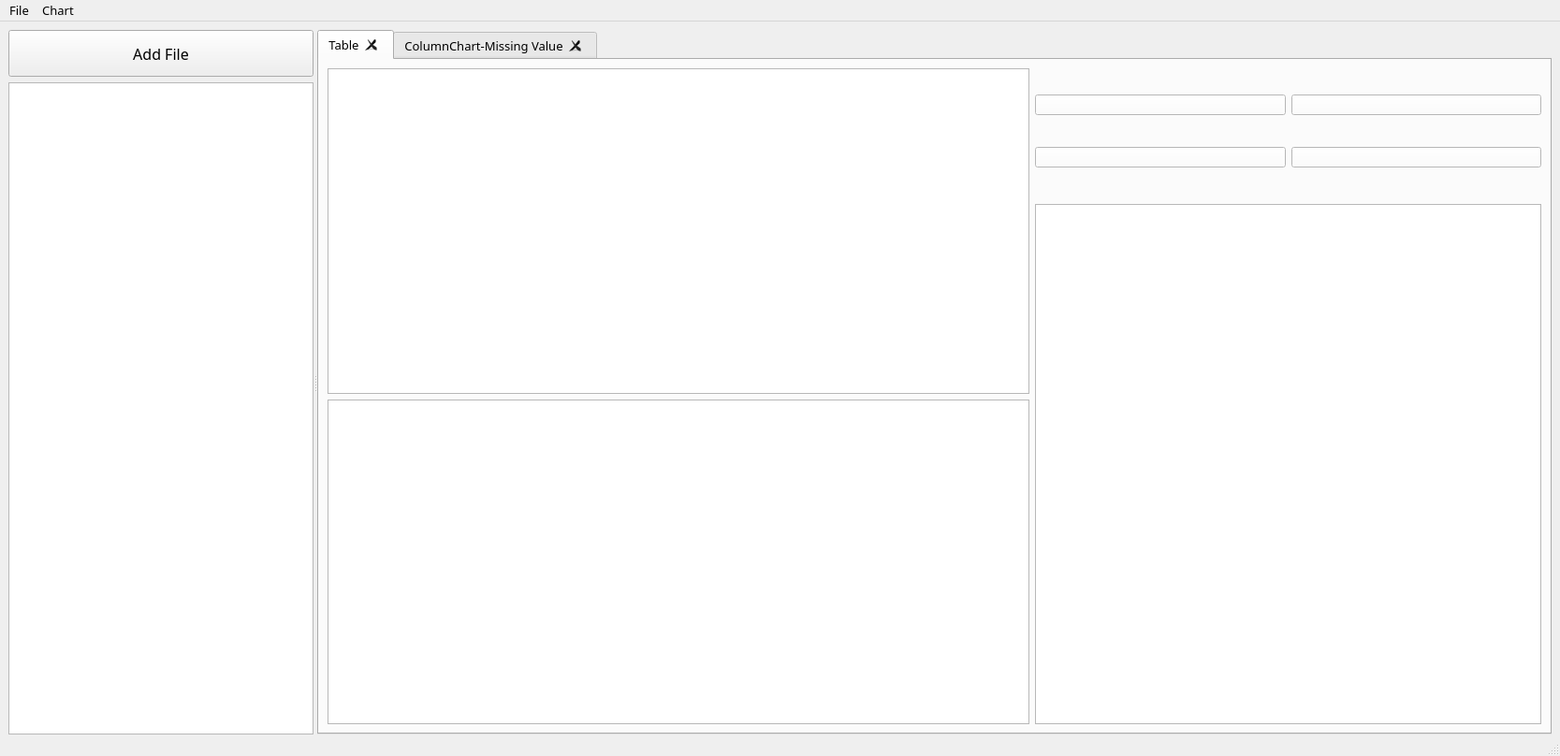
<?xml version="1.0" encoding="UTF-8"?>
<ui version="4.0">
 <class>MainWindow</class>
 <widget class="QMainWindow" name="MainWindow">
  <property name="geometry">
   <rect>
    <x>0</x>
    <y>0</y>
    <width>1667</width>
    <height>808</height>
   </rect>
  </property>
  <property name="maximumSize">
   <size>
    <width>100000</width>
    <height>100000</height>
   </size>
  </property>
  <property name="font">
   <font>
    <family>맑은 고딕</family>
    <pointsize>10</pointsize>
    <weight>50</weight>
    <italic>false</italic>
    <bold>false</bold>
   </font>
  </property>
  <property name="windowTitle">
   <string>MainWindow</string>
  </property>
  <property name="styleSheet">
   <string notr="true"/>
  </property>
  <property name="tabShape">
   <enum>QTabWidget::Triangular</enum>
  </property>
  <property name="unifiedTitleAndToolBarOnMac">
   <bool>false</bool>
  </property>
  <widget class="QWidget" name="widget">
   <property name="styleSheet">
    <string notr="true"/>
   </property>
   <layout class="QGridLayout" name="gridLayout">
    <property name="bottomMargin">
     <number>0</number>
    </property>
    <item row="0" column="0">
     <widget class="QSplitter" name="splitter">
      <property name="contextMenuPolicy">
       <enum>Qt::DefaultContextMenu</enum>
      </property>
      <property name="orientation">
       <enum>Qt::Horizontal</enum>
      </property>
      <widget class="QWidget" name="layoutWidget">
       <property name="contextMenuPolicy">
        <enum>Qt::DefaultContextMenu</enum>
       </property>
       <layout class="QVBoxLayout" name="leftLayout">
        <property name="sizeConstraint">
         <enum>QLayout::SetDefaultConstraint</enum>
        </property>
        <item>
         <widget class="QPushButton" name="insertButton">
          <property name="minimumSize">
           <size>
            <width>0</width>
            <height>50</height>
           </size>
          </property>
          <property name="maximumSize">
           <size>
            <width>16777215</width>
            <height>16777215</height>
           </size>
          </property>
          <property name="font">
           <font>
            <family>맑은 고딕</family>
            <pointsize>12</pointsize>
            <weight>50</weight>
            <italic>false</italic>
            <bold>false</bold>
           </font>
          </property>
          <property name="contextMenuPolicy">
           <enum>Qt::DefaultContextMenu</enum>
          </property>
          <property name="styleSheet">
           <string notr="true">font: 12pt</string>
          </property>
          <property name="text">
           <string>Add File</string>
          </property>
          <property name="autoDefault">
           <bool>false</bool>
          </property>
          <property name="default">
           <bool>false</bool>
          </property>
          <property name="flat">
           <bool>false</bool>
          </property>
         </widget>
        </item>
        <item>
         <widget class="QListWidget" name="FileList">
          <property name="maximumSize">
           <size>
            <width>16777215</width>
            <height>16777215</height>
           </size>
          </property>
          <property name="font">
           <font>
            <family>맑은 고딕</family>
            <pointsize>10</pointsize>
            <weight>50</weight>
            <italic>false</italic>
            <bold>false</bold>
           </font>
          </property>
          <property name="contextMenuPolicy">
           <enum>Qt::DefaultContextMenu</enum>
          </property>
          <property name="dragDropMode">
           <enum>QAbstractItemView::InternalMove</enum>
          </property>
         </widget>
        </item>
       </layout>
      </widget>
      <widget class="QTabWidget" name="tabWidget">
       <property name="minimumSize">
        <size>
         <width>0</width>
         <height>0</height>
        </size>
       </property>
       <property name="font">
        <font>
         <family>Yu Gothic Medium</family>
         <pointsize>10</pointsize>
         <weight>50</weight>
         <italic>false</italic>
         <bold>false</bold>
        </font>
       </property>
       <property name="contextMenuPolicy">
        <enum>Qt::CustomContextMenu</enum>
       </property>
       <property name="styleSheet">
        <string notr="true"/>
       </property>
       <property name="tabShape">
        <enum>QTabWidget::Rounded</enum>
       </property>
       <property name="currentIndex">
        <number>0</number>
       </property>
       <property name="iconSize">
        <size>
         <width>50</width>
         <height>50</height>
        </size>
       </property>
       <property name="elideMode">
        <enum>Qt::ElideNone</enum>
       </property>
       <property name="tabsClosable">
        <bool>true</bool>
       </property>
       <property name="movable">
        <bool>true</bool>
       </property>
       <widget class="QWidget" name="tab_1">
        <property name="styleSheet">
         <string notr="true"/>
        </property>
        <attribute name="title">
         <string>Table</string>
        </attribute>
        <layout class="QGridLayout" name="gridLayout_2">
         <item row="0" column="2" rowspan="2">
          <layout class="QVBoxLayout" name="fstRightLayout">
           <property name="spacing">
            <number>9</number>
           </property>
           <item>
            <widget class="QWidget" name="chartBtnWidget" native="true">
             <property name="minimumSize">
              <size>
               <width>0</width>
               <height>136</height>
              </size>
             </property>
             <property name="contextMenuPolicy">
              <enum>Qt::DefaultContextMenu</enum>
             </property>
             <layout class="QGridLayout" name="gridLayout_3">
              <property name="leftMargin">
               <number>0</number>
              </property>
              <property name="topMargin">
               <number>0</number>
              </property>
              <property name="rightMargin">
               <number>0</number>
              </property>
              <property name="bottomMargin">
               <number>0</number>
              </property>
              <item row="1" column="0">
               <widget class="QPushButton" name="pieChartBtn">
                <property name="contextMenuPolicy">
                 <enum>Qt::DefaultContextMenu</enum>
                </property>
                <property name="styleSheet">
                 <string notr="true">background-color: rgb(255, 255, 255);</string>
                </property>
                <property name="text">
                 <string/>
                </property>
                <property name="icon">
                 <iconset>
                  <normaloff>img/파이.png</normaloff>img/파이.png</iconset>
                </property>
                <property name="iconSize">
                 <size>
                  <width>50</width>
                  <height>115</height>
                 </size>
                </property>
                <property name="checkable">
                 <bool>true</bool>
                </property>
               </widget>
              </item>
              <item row="0" column="0">
               <widget class="QPushButton" name="barGraphBtn">
                <property name="contextMenuPolicy">
                 <enum>Qt::DefaultContextMenu</enum>
                </property>
                <property name="styleSheet">
                 <string notr="true">background-color: rgb(255, 255, 255);</string>
                </property>
                <property name="text">
                 <string/>
                </property>
                <property name="icon">
                 <iconset>
                  <normaloff>img/막대2.png</normaloff>img/막대2.png</iconset>
                </property>
                <property name="iconSize">
                 <size>
                  <width>50</width>
                  <height>115</height>
                 </size>
                </property>
                <property name="checkable">
                 <bool>true</bool>
                </property>
               </widget>
              </item>
              <item row="1" column="1">
               <widget class="QPushButton" name="scatterChartBtn">
                <property name="contextMenuPolicy">
                 <enum>Qt::DefaultContextMenu</enum>
                </property>
                <property name="styleSheet">
                 <string notr="true">background-color: rgb(255, 255, 255);</string>
                </property>
                <property name="text">
                 <string/>
                </property>
                <property name="icon">
                 <iconset>
                  <normaloff>img/산포도.png</normaloff>img/산포도.png</iconset>
                </property>
                <property name="iconSize">
                 <size>
                  <width>50</width>
                  <height>115</height>
                 </size>
                </property>
                <property name="checkable">
                 <bool>true</bool>
                </property>
               </widget>
              </item>
              <item row="0" column="1">
               <widget class="QPushButton" name="lineGraphBtn">
                <property name="contextMenuPolicy">
                 <enum>Qt::DefaultContextMenu</enum>
                </property>
                <property name="styleSheet">
                 <string notr="true">background-color: rgb(255, 255, 255);</string>
                </property>
                <property name="text">
                 <string/>
                </property>
                <property name="icon">
                 <iconset>
                  <normaloff>img/꺽은선.png</normaloff>img/꺽은선.png</iconset>
                </property>
                <property name="iconSize">
                 <size>
                  <width>50</width>
                  <height>115</height>
                 </size>
                </property>
                <property name="checkable">
                 <bool>true</bool>
                </property>
               </widget>
              </item>
             </layout>
            </widget>
           </item>
           <item>
            <widget class="QListWidget" name="cellList">
             <property name="minimumSize">
              <size>
               <width>0</width>
               <height>515</height>
              </size>
             </property>
             <property name="maximumSize">
              <size>
               <width>16777215</width>
               <height>16777215</height>
              </size>
             </property>
             <property name="font">
              <font>
               <family>맑은 고딕</family>
               <pointsize>10</pointsize>
               <weight>50</weight>
               <italic>false</italic>
               <bold>false</bold>
              </font>
             </property>
             <property name="contextMenuPolicy">
              <enum>Qt::DefaultContextMenu</enum>
             </property>
             <property name="styleSheet">
              <string notr="true"/>
             </property>
             <property name="lineWidth">
              <number>1</number>
             </property>
             <property name="dragDropMode">
              <enum>QAbstractItemView::DragDrop</enum>
             </property>
             <property name="defaultDropAction">
              <enum>Qt::MoveAction</enum>
             </property>
            </widget>
           </item>
          </layout>
         </item>
         <item row="1" column="0">
          <widget class="QTableWidget" name="tableWidget">
           <property name="minimumSize">
            <size>
             <width>750</width>
             <height>0</height>
            </size>
           </property>
           <property name="font">
            <font>
             <family>맑은 고딕</family>
             <pointsize>11</pointsize>
             <weight>50</weight>
             <italic>false</italic>
             <bold>false</bold>
            </font>
           </property>
           <property name="contextMenuPolicy">
            <enum>Qt::DefaultContextMenu</enum>
           </property>
           <property name="styleSheet">
            <string notr="true"/>
           </property>
          </widget>
         </item>
         <item row="0" column="0">
          <layout class="QHBoxLayout" name="frstMidTopLayout">
           <item>
            <layout class="QVBoxLayout" name="graphLayout"/>
           </item>
           <item>
            <widget class="QListWidget" name="colInfoListWidget">
             <property name="font">
              <font>
               <family>맑은 고딕</family>
               <pointsize>10</pointsize>
               <weight>50</weight>
               <italic>false</italic>
               <bold>false</bold>
              </font>
             </property>
             <property name="contextMenuPolicy">
              <enum>Qt::DefaultContextMenu</enum>
             </property>
             <property name="styleSheet">
              <string notr="true"/>
             </property>
             <property name="editTriggers">
              <set>QAbstractItemView::NoEditTriggers</set>
             </property>
             <property name="selectionMode">
              <enum>QAbstractItemView::NoSelection</enum>
             </property>
            </widget>
           </item>
          </layout>
         </item>
        </layout>
       </widget>
       <widget class="QWidget" name="tab_2">
        <property name="font">
         <font>
          <family>Yu Gothic Medium</family>
          <pointsize>10</pointsize>
          <weight>50</weight>
          <italic>false</italic>
          <bold>false</bold>
         </font>
        </property>
        <attribute name="title">
         <string>ColumnChart-Missing Value</string>
        </attribute>
        <layout class="QGridLayout" name="gridLayout_4">
         <item row="0" column="1">
          <layout class="QVBoxLayout" name="secRightLayout">
           <property name="spacing">
            <number>24</number>
           </property>
           <property name="topMargin">
            <number>12</number>
           </property>
           <item>
            <widget class="QComboBox" name="secChartCombo">
             <property name="font">
              <font>
               <family>맑은 고딕</family>
               <pointsize>10</pointsize>
               <weight>50</weight>
               <italic>false</italic>
               <bold>false</bold>
              </font>
             </property>
             <property name="styleSheet">
              <string notr="true"/>
             </property>
             <item>
              <property name="text">
               <string>Column</string>
              </property>
             </item>
             <item>
              <property name="text">
               <string>Column + Missing value</string>
              </property>
             </item>
             <item>
              <property name="text">
               <string>Missing value</string>
              </property>
             </item>
            </widget>
           </item>
           <item>
            <widget class="QComboBox" name="secSortCombo">
             <property name="font">
              <font>
               <family>맑은 고딕</family>
               <pointsize>10</pointsize>
              </font>
             </property>
             <property name="styleSheet">
              <string notr="true"/>
             </property>
             <item>
              <property name="text">
               <string>Missing value - Ascending</string>
              </property>
             </item>
             <item>
              <property name="text">
               <string>Missing value - Descending</string>
              </property>
             </item>
            </widget>
           </item>
           <item>
            <layout class="QHBoxLayout" name="secColListLayout">
             <property name="spacing">
              <number>5</number>
             </property>
             <item>
              <layout class="QVBoxLayout" name="secColListLeftLayout">
               <property name="spacing">
                <number>20</number>
               </property>
               <item>
                <widget class="QPushButton" name="notshowBtn">
                 <property name="maximumSize">
                  <size>
                   <width>16777215</width>
                   <height>16777215</height>
                  </size>
                 </property>
                 <property name="font">
                  <font>
                   <family>맑은 고딕</family>
                   <pointsize>10</pointsize>
                   <weight>50</weight>
                   <italic>false</italic>
                   <bold>false</bold>
                  </font>
                 </property>
                 <property name="layoutDirection">
                  <enum>Qt::LeftToRight</enum>
                 </property>
                 <property name="autoFillBackground">
                  <bool>false</bool>
                 </property>
                 <property name="styleSheet">
                  <string notr="true"/>
                 </property>
                 <property name="text">
                  <string>show nothing</string>
                 </property>
                 <property name="flat">
                  <bool>false</bool>
                 </property>
                </widget>
               </item>
               <item>
                <layout class="QVBoxLayout" name="secColListLeft">
                 <property name="spacing">
                  <number>0</number>
                 </property>
                 <item>
                  <widget class="QTextEdit" name="secColListLeftTitle">
                   <property name="maximumSize">
                    <size>
                     <width>16777215</width>
                     <height>31</height>
                    </size>
                   </property>
                   <property name="layoutDirection">
                    <enum>Qt::LeftToRight</enum>
                   </property>
                   <property name="styleSheet">
                    <string notr="true"/>
                   </property>
                   <property name="verticalScrollBarPolicy">
                    <enum>Qt::ScrollBarAlwaysOff</enum>
                   </property>
                   <property name="horizontalScrollBarPolicy">
                    <enum>Qt::ScrollBarAlwaysOff</enum>
                   </property>
                   <property name="readOnly">
                    <bool>true</bool>
                   </property>
                   <property name="html">
                    <string>&lt;!DOCTYPE HTML PUBLIC &quot;-//W3C//DTD HTML 4.0//EN&quot; &quot;http://www.w3.org/TR/REC-html40/strict.dtd&quot;&gt;
&lt;html&gt;&lt;head&gt;&lt;meta name=&quot;qrichtext&quot; content=&quot;1&quot; /&gt;&lt;style type=&quot;text/css&quot;&gt;
p, li { white-space: pre-wrap; }
&lt;/style&gt;&lt;/head&gt;&lt;body style=&quot; font-family:'Gulim'; font-size:9pt; font-weight:400; font-style:normal;&quot;&gt;
&lt;p style=&quot; margin-top:0px; margin-bottom:0px; margin-left:0px; margin-right:0px; -qt-block-indent:0; text-indent:0px;&quot;&gt;&lt;span style=&quot; font-family:'Yu Gothic UI Semibold'; font-size:11pt;&quot;&gt;showing column&lt;/span&gt;&lt;/p&gt;&lt;/body&gt;&lt;/html&gt;</string>
                   </property>
                  </widget>
                 </item>
                 <item>
                  <widget class="QListWidget" name="showingColList"/>
                 </item>
                </layout>
               </item>
              </layout>
             </item>
             <item>
              <layout class="QVBoxLayout" name="secColListRightLayout">
               <property name="spacing">
                <number>20</number>
               </property>
               <item>
                <widget class="QPushButton" name="showBtn">
                 <property name="font">
                  <font>
                   <family>맑은 고딕</family>
                   <pointsize>10</pointsize>
                  </font>
                 </property>
                 <property name="styleSheet">
                  <string notr="true"/>
                 </property>
                 <property name="text">
                  <string>show everything</string>
                 </property>
                </widget>
               </item>
               <item>
                <layout class="QVBoxLayout" name="secColListRight">
                 <property name="spacing">
                  <number>0</number>
                 </property>
                 <item>
                  <widget class="QTextEdit" name="secColListRightTitle">
                   <property name="maximumSize">
                    <size>
                     <width>16777215</width>
                     <height>31</height>
                    </size>
                   </property>
                   <property name="styleSheet">
                    <string notr="true"/>
                   </property>
                   <property name="verticalScrollBarPolicy">
                    <enum>Qt::ScrollBarAlwaysOff</enum>
                   </property>
                   <property name="horizontalScrollBarPolicy">
                    <enum>Qt::ScrollBarAlwaysOff</enum>
                   </property>
                   <property name="readOnly">
                    <bool>true</bool>
                   </property>
                   <property name="html">
                    <string>&lt;!DOCTYPE HTML PUBLIC &quot;-//W3C//DTD HTML 4.0//EN&quot; &quot;http://www.w3.org/TR/REC-html40/strict.dtd&quot;&gt;
&lt;html&gt;&lt;head&gt;&lt;meta name=&quot;qrichtext&quot; content=&quot;1&quot; /&gt;&lt;style type=&quot;text/css&quot;&gt;
p, li { white-space: pre-wrap; }
&lt;/style&gt;&lt;/head&gt;&lt;body style=&quot; font-family:'Gulim'; font-size:9pt; font-weight:400; font-style:normal;&quot;&gt;
&lt;p style=&quot; margin-top:0px; margin-bottom:0px; margin-left:0px; margin-right:0px; -qt-block-indent:0; text-indent:0px;&quot;&gt;&lt;span style=&quot; font-family:'Yu Gothic UI Semibold'; font-size:11pt;&quot;&gt;unshowing column&lt;/span&gt;&lt;/p&gt;&lt;/body&gt;&lt;/html&gt;</string>
                   </property>
                  </widget>
                 </item>
                 <item>
                  <widget class="QListWidget" name="unshowingColList">
                   <property name="font">
                    <font>
                     <family>Yu Gothic Medium</family>
                     <pointsize>10</pointsize>
                     <weight>50</weight>
                     <italic>false</italic>
                     <bold>false</bold>
                    </font>
                   </property>
                  </widget>
                 </item>
                </layout>
               </item>
              </layout>
             </item>
            </layout>
           </item>
          </layout>
         </item>
         <item row="0" column="0">
          <layout class="QVBoxLayout" name="secGraphLayout"/>
         </item>
        </layout>
       </widget>
      </widget>
     </widget>
    </item>
   </layout>
  </widget>
  <widget class="QMenuBar" name="menubar">
   <property name="geometry">
    <rect>
     <x>0</x>
     <y>0</y>
     <width>1667</width>
     <height>34</height>
    </rect>
   </property>
   <property name="font">
    <font>
     <family>맑은 고딕</family>
     <pointsize>10</pointsize>
     <weight>50</weight>
     <italic>false</italic>
     <bold>false</bold>
    </font>
   </property>
   <property name="contextMenuPolicy">
    <enum>Qt::DefaultContextMenu</enum>
   </property>
   <property name="nativeMenuBar">
    <bool>false</bool>
   </property>
   <widget class="QMenu" name="menu">
    <property name="title">
     <string>File</string>
    </property>
    <widget class="QMenu" name="menuabsorption">
     <property name="title">
      <string>Absorption</string>
     </property>
     <addaction name="actionFileAbsorption"/>
     <addaction name="actionCellAbsorption"/>
    </widget>
    <addaction name="menuSave"/>
    <addaction name="actionSave"/>
    <addaction name="menuabsorption"/>
    <addaction name="actionSetting"/>
    <addaction name="actionExit"/>
   </widget>
   <widget class="QMenu" name="menuChart">
    <property name="title">
     <string>Chart</string>
    </property>
   </widget>
   <addaction name="menu"/>
   <addaction name="menuChart"/>
  </widget>
  <widget class="QStatusBar" name="statusbar"/>
  <action name="actionSave">
   <property name="text">
    <string>Save as</string>
   </property>
  </action>
  <action name="actionExit">
   <property name="text">
    <string>Exit</string>
   </property>
  </action>
  <action name="menuSave">
   <property name="text">
    <string>Save</string>
   </property>
  </action>
  <action name="actionFile">
   <property name="text">
    <string>File</string>
   </property>
  </action>
  <action name="actionCell">
   <property name="text">
    <string>Cell</string>
   </property>
  </action>
  <action name="actionFileAbsorption">
   <property name="text">
    <string>FileAbsorption</string>
   </property>
  </action>
  <action name="actionCellAbsorption">
   <property name="text">
    <string>CellAbsorption</string>
   </property>
  </action>
  <action name="actionSetting">
   <property name="text">
    <string>Setting</string>
   </property>
  </action>
 </widget>
 <resources>
  <include location="ProjectUI.ui"/>
 </resources>
 <connections/>
</ui>
